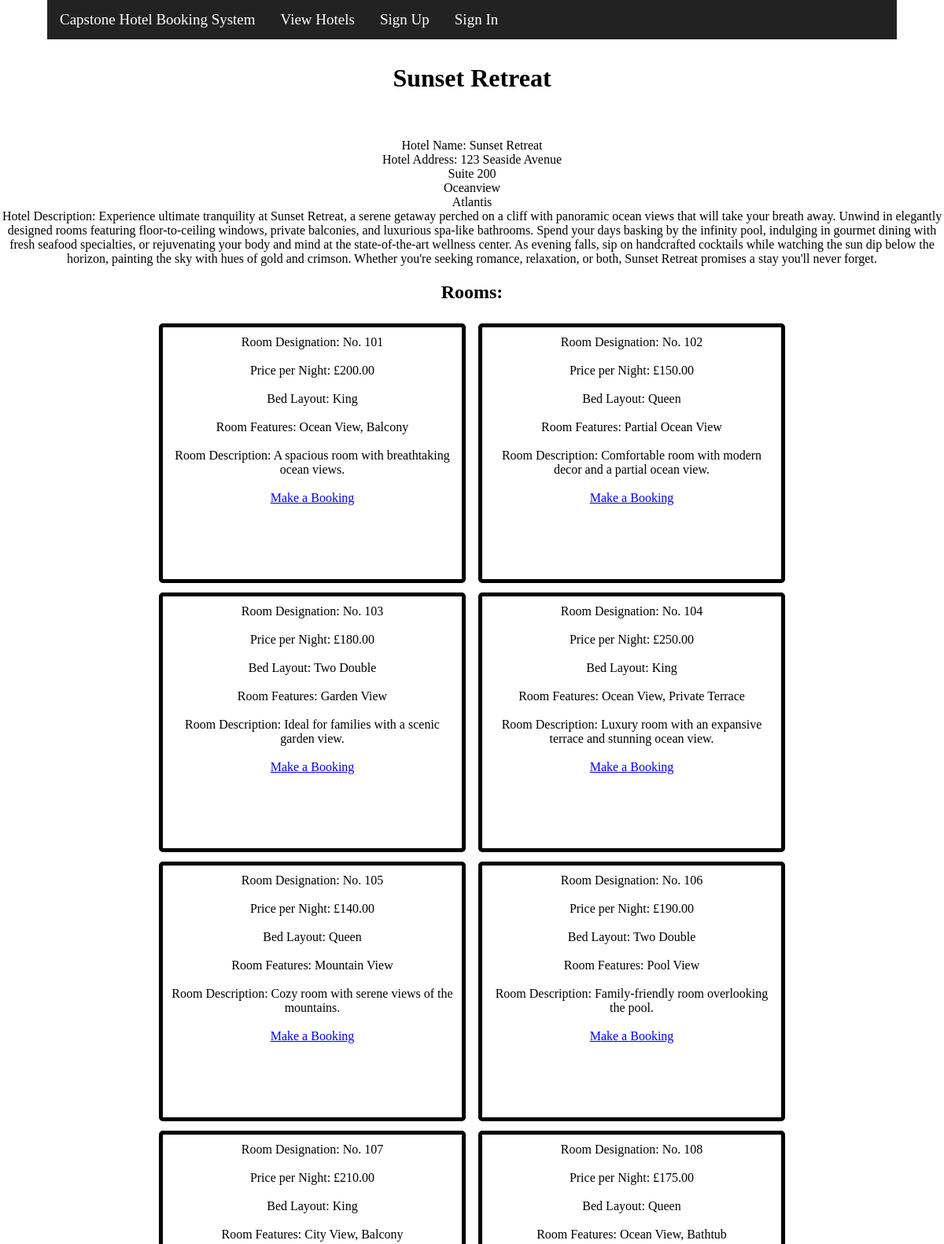
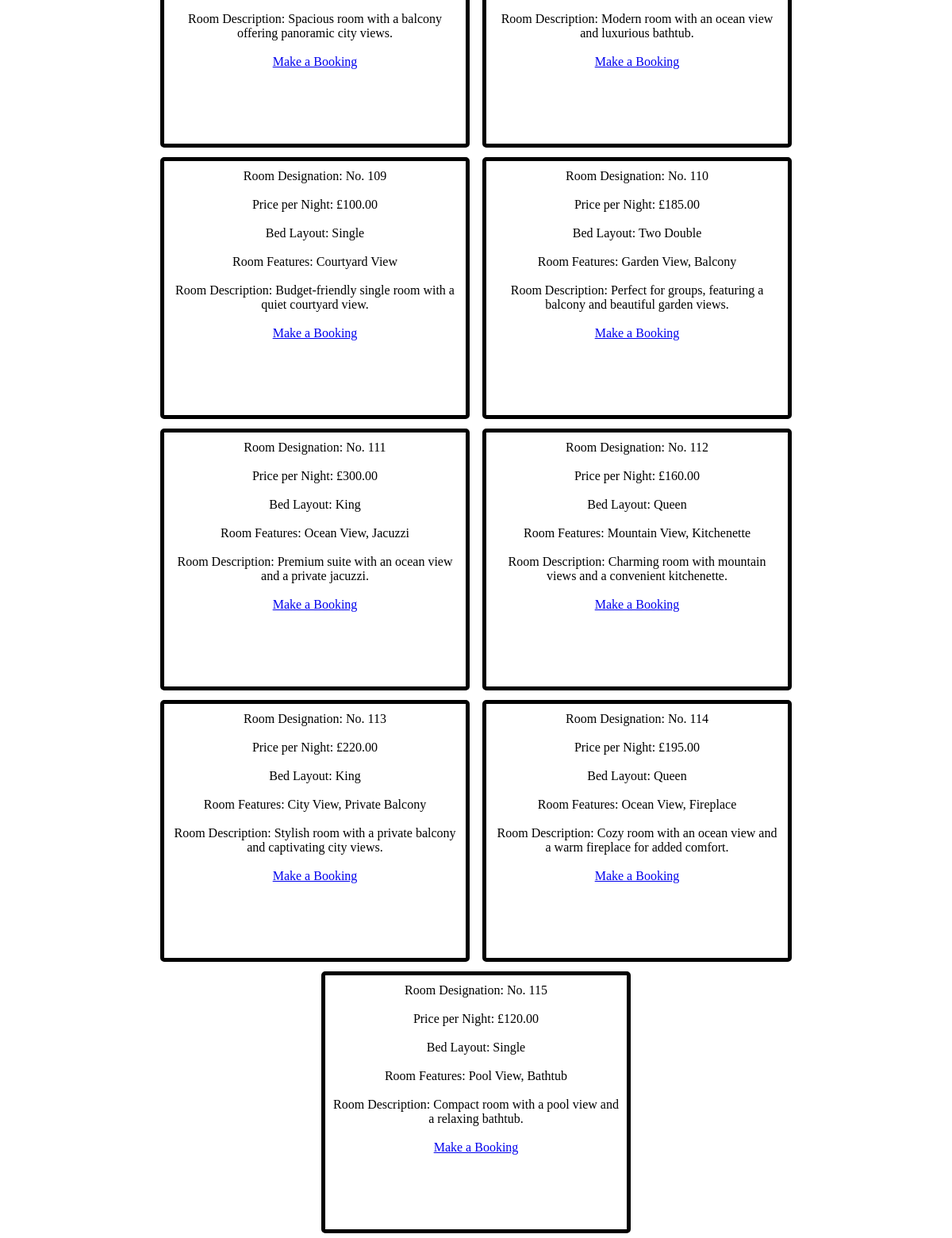
The app's page /hotel_details/3/ with its own data (2 pictures, top to bottom).
### Hotels/models.py (models this page shows)
class Hotel(models.Model):
    name = models.CharField(max_length=100)
    address_line_1 = models.TextField()
    address_line_2 = models.TextField()
    town_city = models.TextField()
    country = models.TextField()
    description = models.TextField()

class Room(models.Model):
    hotel = models.ForeignKey(Hotel, on_delete=models.CASCADE)
    room_designation = models.TextField()
    room_beds = models.TextField()
    room_features = models.TextField()
    description = models.TextField()
    price_per_night = models.DecimalField(max_digits=10, decimal_places=2)
    availability = models.BooleanField(default=True)

### Hotels/views.py (the view)
# urls.py: path('hotel_details/<str:hotel_id>/', views.HotelDetails, name='Hotel Details'),
def HotelDetails(request, hotel_id):
    template = loader.get_template("hotel_details.html")
    context = {'details': Hotel.objects.filter(id=hotel_id).values()[0],
              'rooms': Room.objects.filter(hotel_id=hotel_id).values()}
    return HttpResponse(template.render(context, request))

### Hotels/templates/hotel_details.html (shortened to what this page needs)
<!DOCTYPE html>
<html>
    <head>
        {% load static %}
        <link rel="stylesheet" href="/static/css/hotel_details.css">
    </head>
    <body>
        {% include 'page_header.html' %}
        <h1>{{ details.name }}</h1>
        <br> <br>
        Hotel Name: {{details.name}} <br>
        Hotel Address: {{details.address_line_1}} <br> {{details.address_line_2}} <br> {{details.town_city}} <br> {{details.country}} <br>
        Hotel Description: {{details.description}} <br>
        <h2> Rooms: </h2>
        {% for room in rooms %}
            <div class="room_details">
                <a>Room Designation: {{ room.room_designation }}</a> <br>
                <a>Price per Night: £{{ room.price_per_night }}</a> <br>
                <a>Bed Layout: {{ room.room_beds }}</a> <br>
                <a>Room Features: {{ room.room_features }}</a> <br>
                <a>Room Description: {{room.description}}</a> <br>
                <a href="/booking_create/{{ details.id }}/{{ room.id }}"> Make a Booking </a> <br> <br>
            </div>
        {% endfor %}
    </body>
</html>

### Core/templates/page_header.html
<!DOCTYPE html>
<html>
    <head>
        {% load static %}
        <link rel="stylesheet" href="/static/css/base.css">
    </head>
    <body>
        <div id="navbar">
            <ul>
                <li><a href="/homepage">Capstone Hotel Booking System</a></li>
                <li><a href="/hotel_list">View Hotels</a></li>
                {% if user.is_authenticated %}
                <li><a href="/account/sign_out">Sign Out</a></li>
                <li><a href="/account/delete"> Delete Account</a></li>
                {% else %}
                <li><a href="/account/sign_up">Sign Up</a></li>
                <li><a href="/account/sign_in">Sign In</a></li>
                {% endif %}
            </ul>
        </div>
    </body>
</html>

### Hotels/static/css/hotel_details.css (style rules this page uses)
div.room_details { display:inline-flex; flex-direction:column; align-content: center; overflow:auto; width:30%; height:300px; margin-top:0.5%; margin-bottom:0.5%; margin-left:0.5%; margin-right:0.5%; padding:10px; border:black solid 5px; border-radius: 5px; cursor: pointer; }

### Core/static/css/base.css (style rules this page uses)
body { text-align:center; margin:0px; }
div#navbar { display:inline-flex; width:90%; height:50px; margin-top: 0px; margin-bottom: 10px; margin-left: 5%; margin-right: 5%; background:#222; }
ul { list-style-type:None; display:inline-flex; justify-content:right; margin:0; padding:0; overflow:hidden; }
li a { display:inline-flex; padding:14px 16px; color:white; font-size:19px; text-align:center; text-decoration:none; justify-self:right; }

### records on screen
Hotel: name "Sunset Retreat", address_line_1 "123 Seaside Avenue", address_line_2 "Suite 200", town_city "Oceanview", country "Atlantis", description "Experience ultimate tranquility at Sunset Retreat, a serene getaway perched on a cliff with panoramic ocean views that will take your breath away. Unwind in elegantly designed rooms featuring floor-to-ceiling windows, private balconies, and luxurious spa-like bathrooms. Spend your days basking by the infinity pool, indulging in gourmet dining with fresh seafood specialties, or rejuvenating your body and mind at the state-of-the-art wellness center. As evening falls, sip on handcrafted cocktails while watching the sun dip below the horizon, painting the sky with hues of gold and crimson. Whether you're seeking romance, relaxation, or both, Sunset Retreat promises a stay you'll never forget."
Room: room_designation "No. 101", price_per_night "200.00", room_beds "King", room_features "Ocean View, Balcony", description "A spacious room with breathtaking ocean views."
Room: room_designation "No. 102", price_per_night "150.00", room_beds "Queen", room_features "Partial Ocean View", description "Comfortable room with modern decor and a partial ocean view."
Room: room_designation "No. 103", price_per_night "180.00", room_beds "Two Double", room_features "Garden View", description "Ideal for families with a scenic garden view."
Room: room_designation "No. 104", price_per_night "250.00", room_beds "King", room_features "Ocean View, Private Terrace", description "Luxury room with an expansive terrace and stunning ocean view."
Room: room_designation "No. 105", price_per_night "140.00", room_beds "Queen", room_features "Mountain View", description "Cozy room with serene views of the mountains."
Room: room_designation "No. 106", price_per_night "190.00", room_beds "Two Double", room_features "Pool View", description "Family-friendly room overlooking the pool."
Room: room_designation "No. 107", price_per_night "210.00", room_beds "King", room_features "City View, Balcony", description "Spacious room with a balcony offering panoramic city views."
Room: room_designation "No. 108", price_per_night "175.00", room_beds "Queen", room_features "Ocean View, Bathtub", description "Modern room with an ocean view and luxurious bathtub."
Room: room_designation "No. 109", price_per_night "100.00", room_beds "Single", room_features "Courtyard View", description "Budget-friendly single room with a quiet courtyard view."
Room: room_designation "No. 110", price_per_night "185.00", room_beds "Two Double", room_features "Garden View, Balcony", description "Perfect for groups, featuring a balcony and beautiful garden views."
Room: room_designation "No. 111", price_per_night "300.00", room_beds "King", room_features "Ocean View, Jacuzzi", description "Premium suite with an ocean view and a private jacuzzi."
Room: room_designation "No. 112", price_per_night "160.00", room_beds "Queen", room_features "Mountain View, Kitchenette", description "Charming room with mountain views and a convenient kitchenette."
Room: room_designation "No. 113", price_per_night "220.00", room_beds "King", room_features "City View, Private Balcony", description "Stylish room with a private balcony and captivating city views."
Room: room_designation "No. 114", price_per_night "195.00", room_beds "Queen", room_features "Ocean View, Fireplace", description "Cozy room with an ocean view and a warm fireplace for added comfort."
Room: room_designation "No. 115", price_per_night "120.00", room_beds "Single", room_features "Pool View, Bathtub", description "Compact room with a pool view and a relaxing bathtub."
